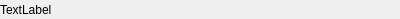
<?xml version="1.0" encoding="UTF-8"?>
<ui version="4.0">
 <class>SystemConnectionStatusWidget</class>
 <widget class="QWidget" name="SystemConnectionStatusWidget">
  <property name="geometry">
   <rect>
    <x>0</x>
    <y>0</y>
    <width>400</width>
    <height>19</height>
   </rect>
  </property>
  <property name="windowTitle">
   <string>Form</string>
  </property>
  <layout class="QHBoxLayout" name="horizontalLayout">
   <property name="spacing">
    <number>0</number>
   </property>
   <property name="leftMargin">
    <number>0</number>
   </property>
   <property name="topMargin">
    <number>0</number>
   </property>
   <property name="rightMargin">
    <number>0</number>
   </property>
   <property name="bottomMargin">
    <number>0</number>
   </property>
   <item>
    <widget class="QLabel" name="label">
     <property name="text">
      <string>TextLabel</string>
     </property>
    </widget>
   </item>
  </layout>
 </widget>
 <resources/>
 <connections/>
</ui>
